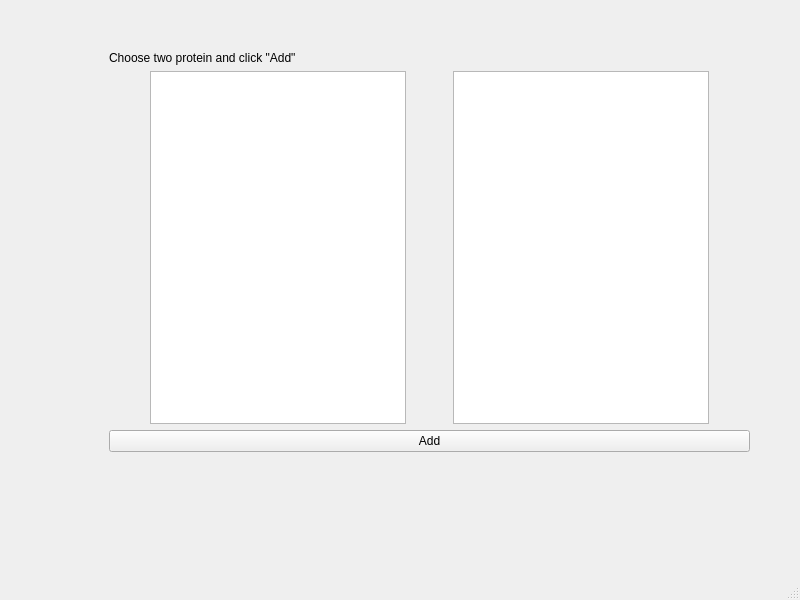
<?xml version="1.0" encoding="UTF-8"?>
<ui version="4.0">
 <class>sum_protein_window</class>
 <widget class="QMainWindow" name="sum_protein_window">
  <property name="geometry">
   <rect>
    <x>0</x>
    <y>0</y>
    <width>800</width>
    <height>600</height>
   </rect>
  </property>
  <property name="windowTitle">
   <string>MainWindow</string>
  </property>
  <widget class="QWidget" name="centralwidget">
   <widget class="QWidget" name="verticalLayoutWidget">
    <property name="geometry">
     <rect>
      <x>109</x>
      <y>51</y>
      <width>641</width>
      <height>401</height>
     </rect>
    </property>
    <layout class="QVBoxLayout" name="verticalLayout">
     <item>
      <widget class="QLabel" name="label">
       <property name="text">
        <string>Choose two protein and click &quot;Add&quot;</string>
       </property>
      </widget>
     </item>
     <item>
      <layout class="QHBoxLayout" name="horizontalLayout">
       <item>
        <spacer name="horizontalSpacer_2">
         <property name="orientation">
          <enum>Qt::Horizontal</enum>
         </property>
         <property name="sizeHint" stdset="0">
          <size>
           <width>40</width>
           <height>20</height>
          </size>
         </property>
        </spacer>
       </item>
       <item>
        <widget class="QListWidget" name="listWidget"/>
       </item>
       <item>
        <spacer name="horizontalSpacer">
         <property name="orientation">
          <enum>Qt::Horizontal</enum>
         </property>
         <property name="sizeHint" stdset="0">
          <size>
           <width>40</width>
           <height>20</height>
          </size>
         </property>
        </spacer>
       </item>
       <item>
        <widget class="QListWidget" name="listWidget_2"/>
       </item>
       <item>
        <spacer name="horizontalSpacer_3">
         <property name="orientation">
          <enum>Qt::Horizontal</enum>
         </property>
         <property name="sizeHint" stdset="0">
          <size>
           <width>40</width>
           <height>20</height>
          </size>
         </property>
        </spacer>
       </item>
      </layout>
     </item>
     <item>
      <widget class="QPushButton" name="pushButton">
       <property name="text">
        <string>Add</string>
       </property>
      </widget>
     </item>
    </layout>
   </widget>
  </widget>
  <widget class="QMenuBar" name="menubar">
   <property name="geometry">
    <rect>
     <x>0</x>
     <y>0</y>
     <width>800</width>
     <height>25</height>
    </rect>
   </property>
  </widget>
  <widget class="QStatusBar" name="statusbar"/>
 </widget>
 <resources/>
 <connections/>
</ui>
